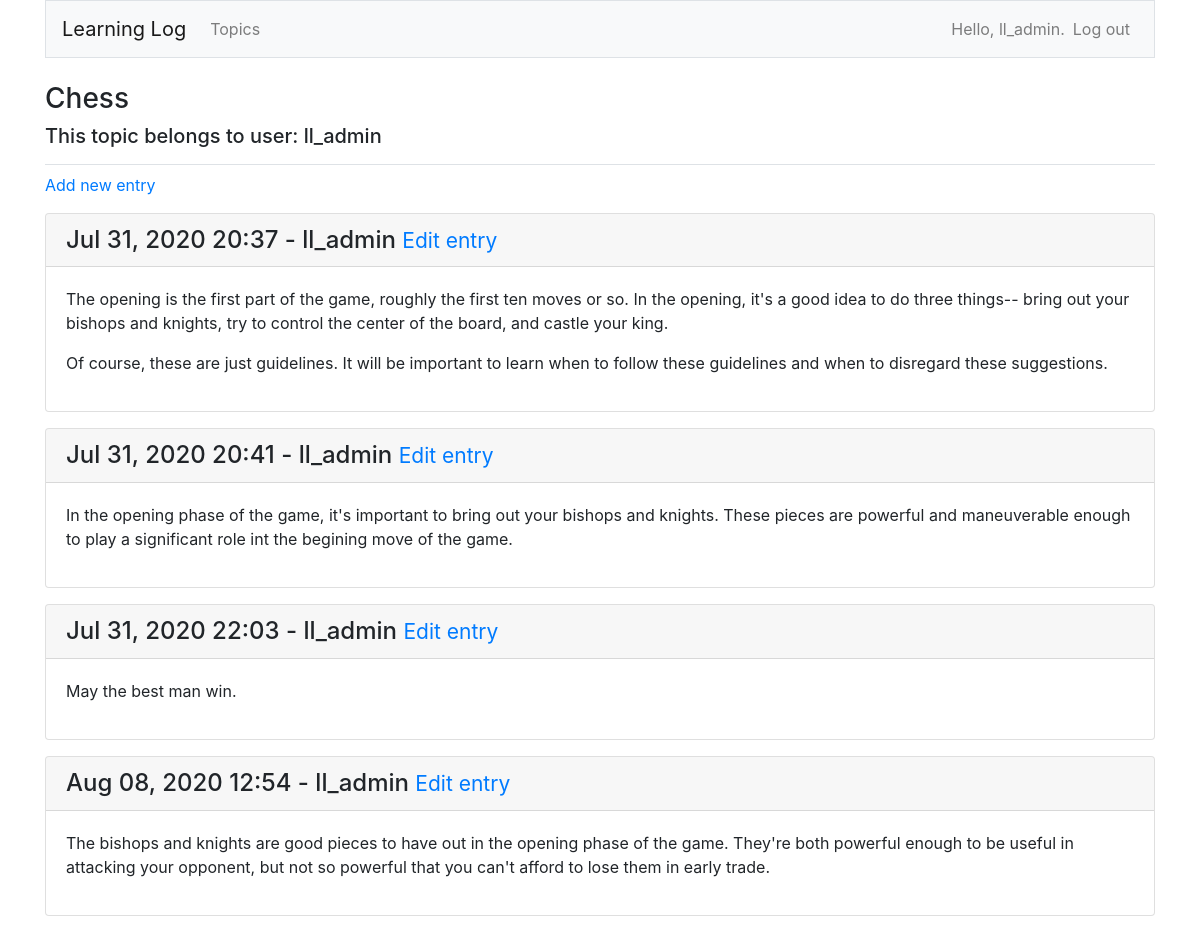
The page /topics/1/ (signed in) on the database its author committed.
### learning_logs/models.py (models this page shows, shortened)
class Topic(models.Model):
    text = models.CharField(max_length=200)
    date_added = models.DateTimeField(auto_now_add=True)
    owner = models.ForeignKey(User, on_delete=models.CASCADE)
    public = models.BooleanField()
    def __str__(self):
        return self.text

class Entry(models.Model):
    topic = models.ForeignKey(Topic, on_delete=models.CASCADE)
    text = models.TextField()
    date_added = models.DateTimeField(auto_now_add=True)
    owner = models.ForeignKey(User, on_delete=models.CASCADE)
    class Meta:
        verbose_name_plural = 'entries'

### learning_logs/views.py (the view)
# urls.py: path('topics/<int:topic_id>/', views.topic, name='topic'),
@login_required
def topic(request, topic_id):
    topic = get_object_or_404(Topic, id=topic_id)
    check_topic_visibility(request, topic)
    entries = topic.entry_set.order_by('date_added')
    context = {'topic': topic, 'entries': entries}
    return render(request, 'learning_logs/topic.html', context)

### learning_logs/views.py (called while the page is built)
def check_topic_owner(request, topic):
    if topic.owner != request.user:
        raise Http404

def check_topic_visibility(request, topic):
    if topic.public != True:
        check_topic_owner(request, topic)

### learning_logs/templates/learning_logs/topic.html
{% extends 'learning_logs/base.html' %}
{% block page_header %}
   <h3>{{ topic }}</h3>
   <h5>This topic belongs to user: {{ topic.owner }} </h5>
{% endblock page_header %}
{% block content %}
<p>
   <a href="{% url 'learning_logs:new_entry' topic.id %}">Add new entry </a>
</p>
{% for entry in entries %}
<div class="card mb-3">
   <h4 class="card-header">
      {{ entry.date_added|date:'M d, Y H:i' }} - {{entry.owner}}
      {% if entry.owner == request.user %}
      <small><a href="{% url 'learning_logs:edit_entry' entry.id %}">
         Edit entry </a></small>
      {% endif %}
   </h4>
   <div class="card-body">
      {{ entry.text|linebreaks }}
   </div>
</div>
{% empty %}
<p>There are no entries for this topic yet</p>
{% endfor %}
{% endblock content %}

### learning_logs/templates/learning_logs/base.html (shortened to what this page needs)
{% load bootstrap4 %}
<!doctype html>
<html lang="en">
<head>
  {% bootstrap_css %}
</head>
<body>
  <div class="container">
  <nav class="navbar navbar-expand-lg mb-4 border navbar-light bg-light">
    <a class="navbar-brand" href="{% url 'learning_logs:index'%}">
      Learning Log </a>
    <div class="collapse navbar-collapse" id="navbarNavDropdown">
      <ul class="navbar-nav mr-auto">
        <li class="nav-item">
          <a class="nav-link" href="{% url 'learning_logs:topics'%}">
            Topics </a></li>
      </ul>
      <ul class="navbar-nav ml-auto">
        {% if user.is_authenticated %}
        <li class="nav-item">
          <span class="navbar-text">Hello, {{ user.username }}.</span>
        </li>
        <li class="nav-item">
          <a class="nav-link" href="{% url 'users:logout' %}">Log out</a>
        </li>
        {% endif %}
      </ul>
    </div>
  </nav>
</div>
  <main role="main" class="container">
    <div class="pb-2 mb-2 border-bottom">
      {%block page_header %}{% endblock page_header %}
    </div>
    <div>
      {% block content %}{% endblock content %}
    </div>
  </main>
</body>
</html>

### rows shown on the page
Topic: text "Chess", owner "ll_admin"
Entry: date_added "Jul 31, 2020 20:37", owner "ll_admin", shows "Edit entry", text "The opening is the first part of the game, roughly the first ten moves or so. In the opening, it's a good idea to do three things-- bring out your bishops and knights, try to control the center of the board, and castle your king. Of course, these are just guidelines. It will be important to learn when to follow these guidelines and when to disregard these suggestions."
Entry: date_added "Jul 31, 2020 20:41", owner "ll_admin", shows "Edit entry", text "In the opening phase of the game, it's important to bring out your bishops and knights. These pieces are powerful and maneuverable enough to play a significant role int the begining move of the game."
Entry: date_added "Jul 31, 2020 22:03", owner "ll_admin", shows "Edit entry", text "May the best man win."
Entry: date_added "Aug 08, 2020 12:54", owner "ll_admin", shows "Edit entry", text "The bishops and knights are good pieces to have out in the opening phase of the game. They're both powerful enough to be useful in attacking your opponent, but not so powerful that you can't afford to lose them in early trade."

### other values the page prints
{{ user.username }} "ll_admin"
